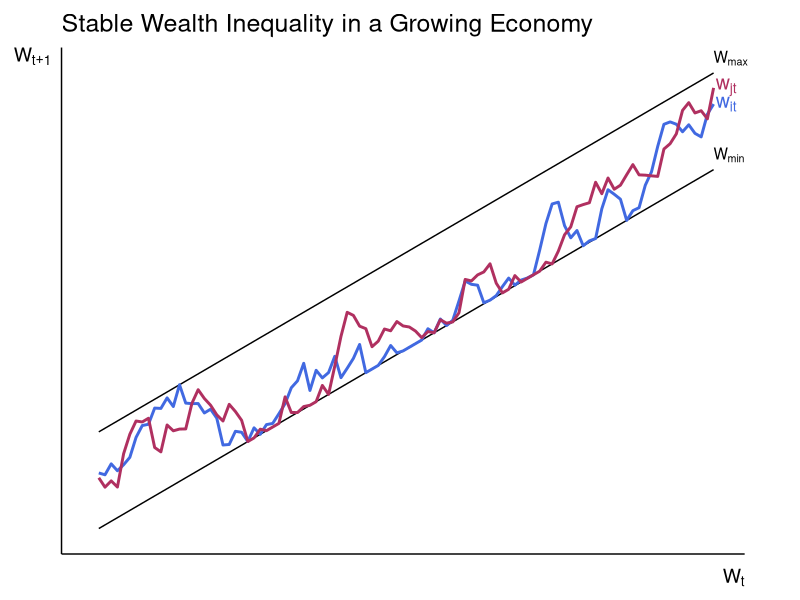

This chart was generated by the following R code:
# Load libraries
library(ggplot2)

# Set seed for reproducibility
set.seed(101)

# Parameters
n <- 100  # Number of time points
x <- 1:n

# Sloping boundaries with more distance between y_max and y_min
m_max <- 3/2 # Slope of y_max
m_min <- 3/2 # Slope of y_min
y_max <- m_max * x + 20   # Adjusted to increase distance between y_max and y_min
y_min <- m_min * x - 20    # Adjusted to increase distance between y_max and y_min

# Generate time series with fluctuations
generate_bounded_series <- function(n, y_min, y_max, slope, offset, noise_sd = 6) {
  y <- numeric(n)
  y[1] <- (y_min[1] + y_max[1]) / 2 + offset  # Start in the middle of the bounds, with offset
  for (t in 2:n) {
    y[t] <- y[t - 1] + slope + rnorm(1, mean = 0, sd = noise_sd)  # Add fluctuations
    y[t] <- pmin(pmax(y[t], y_min[t]), y_max[t])  # Keep within bounds
  }
  return(y)
}

# Adjusted slopes and offsets for distinct series (ensuring they stay between the bounds)
y_it <- generate_bounded_series(n, y_min, y_max, slope = 1.2, offset = 3)
y_jt <- generate_bounded_series(n, y_min, y_max, slope = 1.0, offset = 1)

# Create a dataframe for plotting
data <- data.frame(
  x = rep(x, 2),
  value = c(y_it, y_jt),
  series = rep(c("y_it", "y_jt"), each = n)
)

# Create a dataframe for boundaries
boundaries <- data.frame(
  x = x,
  y_max = y_max,
  y_min = y_min
)

# Plot
ggplot() +
  geom_line(data = boundaries, aes(x = x, y = y_max), color = "black") +
  geom_line(data = boundaries, aes(x = x, y = y_min), color = "black") +
  geom_line(data = data, aes(x = x, y = value, color = series), size = 1) +
  annotate("text", x = max(x), y = y_min[n], label = "W[min]", parse = TRUE, hjust = 0, vjust = -0.5) +
  annotate("text", x = max(x), y = y_max[n], label = "W[max]", parse = TRUE, hjust = 0, vjust = -0.5) +
  annotate("text", x = max(x), y = y_it[n], label = "w[it]", parse = TRUE,
           color = "royalblue", size = 5, fontface = "italic", hjust = -0.1) +
  annotate("text", x = max(x), y = y_jt[n], label = "w[jt]", parse = TRUE,
           color = "maroon", size = 5, fontface = "italic", hjust = -0.1) +
  labs(
    x = expression(W[t]),
    y = expression(W[t+1]),
    title = "Stable Wealth Inequality in a Growing Economy"
  ) +
  scale_x_continuous(limits = c(0, n)) +
  scale_y_continuous(limits = c(min(y_min) - 1, max(y_max) + 1)) +
  scale_color_manual(values = c("royalblue", "maroon")) +
  coord_cartesian(clip = "off") +
  theme_minimal(base_size = 14) +
  theme(
    axis.text = element_blank(),          # Remove numerical labels on both axes
    axis.line = element_line(color = "black", size = 0.5), # Add axis lines
    axis.title.x = element_text(hjust = 1, vjust = 0),  # Move x-axis label to the end
    axis.title.y = element_text(angle = 0, hjust = 1, vjust = 1),  # Move y-axis label to the top
    panel.grid = element_blank(),         # Remove grid lines for a cleaner look
    legend.position = "none",
    plot.margin = margin(10, 40, 10, 10),
    plot.title = element_text(size = 18)
  )
